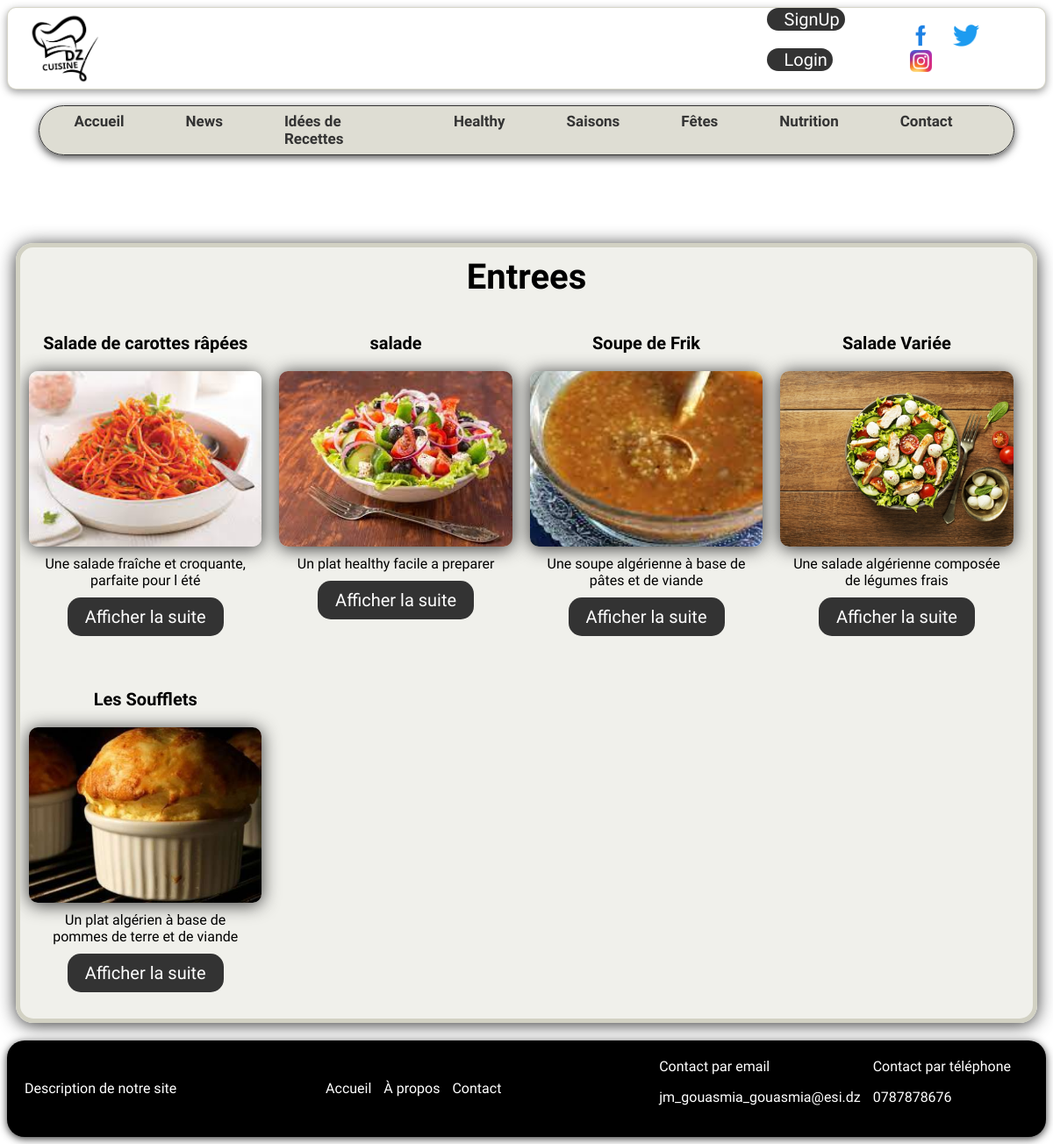
Page /code/User/index.php?page=catego&categorie=entree on the committed database.
### tables this page shows
CREATE TABLE IF NOT EXISTS `image` (
  `PathI` varchar(50) NOT NULL,
  `IdRecette` int(11) NOT NULL,
  PRIMARY KEY (`PathI`),
  KEY `IdRecette` (`IdRecette`)
);

CREATE TABLE IF NOT EXISTS `recette` (
  `IdRecette` int(11) NOT NULL AUTO_INCREMENT,
  `Titre` varchar(50) DEFAULT NULL,
  `catego` varchar(50) DEFAULT NULL,
  `Descript` text,
  `Healthy` varchar(50) DEFAULT NULL,
  `CaloriesRecette` double DEFAULT NULL,
  `Difficulte` varchar(50) DEFAULT NULL,
  `TempsCuisson` varchar(50) DEFAULT NULL,
  `TempsRepos` varchar(50) DEFAULT NULL,
  `TempsPreparation` varchar(50) DEFAULT NULL,
  `IdUser` int(11) DEFAULT NULL,
  PRIMARY KEY (`IdRecette`),
  KEY `IdUser` (`IdUser`)
);

### code/User/Model/Recette.php (called while the page is built, shortened)
<?php
require_once "Bdd.php";
class Recette{
    public function getRecettebyCategory($catego){
        $this->db = new BddUser();
        $cnx = $this->db->connexion();
        $query="SELECT * FROM recette recette JOIN image ON recette.IdRecette = image.IdRecette  WHERE catego='$catego' ORDER BY recette.IdRecette " ;
        $result=$this->db->requete($cnx,$query);
        return $result;
    }
}
?>

### code/User/Model/Bdd.php (called while the page is built, shortened)
<?php
class BddUser {
   public function requete($db, $r) {
      return $db->query($r);
   }
}
?>

### code/User/Controller/Controller.php (called while the page is built, shortened)
<?php
require_once 'E:/App/wamp/www/Code/User/Model/Recette.php';
require_once($_SERVER['DOCUMENT_ROOT'].'./code/User/View/Login.php');
require_once($_SERVER['DOCUMENT_ROOT'].'./code/User/View/ParCategorie.php');
    class UserController{
public function getRecettebyCategory($catego){
    $model=new Recette();
    $result=$model->getRecettebyCategory($catego);
    return $result;
}
    }

### code/User/View/ParCategorie.php (the view, shortened to what this page needs)
<?php
require_once($_SERVER['DOCUMENT_ROOT'] . './code/User/Controller/Controller.php');
require_once($_SERVER['DOCUMENT_ROOT'] . './code/User/View/PartieFixe.php');
class ParCategorie
{
    public function header()
    {
?>
<head>
        <link rel="stylesheet"  href="ParCategorie.css">
      </head>
    <?php
    }
    public function Recette($catego,$titre)
    {$controller = new UserController();
    $res = $controller->getRecettebyCategory($catego);?>
    <div class="category"  >
    <h2><?php echo $titre?></h2>
    <div class="recipe-slider">
    <?php
     $i = 0;
      foreach ($res as $row) {
         ?>
    <div class="recipe-frame">
      <h3><?php echo $row['Titre'] ?></h3>
      <img src="<?php echo $row['PathI']?>" alt="<?php echo $row['PathI']?> ">
      <p><?php echo $row['Descript'] ?> </p>
      <button ><a href="index.php?page=recette&id=<?php echo $row['IdRecette']; ?>">Afficher la suite </a></button>
    </div>
    <?php $i++; } ?>
  </div>
  </div>
  <?php }
    public function display($catego,$titre)
    {
        $this->header();
        $this->Recette($catego,$titre);
    }
}
?>

### code/User/ParCategorie.css (style rules this page uses)
.category { text-align: center; margin-top: 100px; display: flex; flex-direction: column; border: 5px solid rgb(210, 209, 195); background-color: rgba(210, 209, 195, 0.338); border-radius: 20px; margin-left: 10px; margin-right: 10px; box-shadow: 0 2px 20px #333; }
.category h2 { text-align: center; margin: 10px 0; font-family: 'Handlee', sans-serif; font-size: 40px; font-weight: 300px; }
.category h3 { font-weight: 200px; text-align: center; font-family: 'Handlee', sans-serif; font-size: 20px; }
.recipe-frame a { display: block; text-align: right; color: white; text-decoration: none; font-family: 'Handlee', sans-serif; }
.recipe-slider { display: flex; flex-wrap: wrap; overflow-x: scroll; scroll-snap-type: x mandatory; text-align: center; }
.recipe-frame { flex: 0 0 23%; scroll-snap-align: start; margin: 10px; width: 25%; text-align: center; }
.recipe-frame img { width: 100%; height: 200px; object-fit: cover; border-radius: 10px; box-shadow: 0 2px 20px #333; }
.recipe-frame p { margin: 10px; font-family: 'Handlee', sans-serif; }
.recipe-frame a { display: block; text-align: right; }
.recipe-frame button { background-color: #333; color: #fff; border: none; padding: 10px 20px; cursor: pointer; display: inline-block; font-family: 'Handlee', sans-serif; font-size: 20px; font-weight: 350px; margin-bottom: 20px; border-radius: 15px; }

### code/User/PartieFixe.css (style rules this page uses)
.category { text-align: center; margin-top: 100px; flex-direction: column; border: 5px solid rgb(210, 209, 195); background-color: rgba(210, 209, 195, 0.338); border-radius: 20px; margin-left: 10px; margin-right: 10px; box-shadow: 0 2px 20px #333; font-family: 'Handlee', sans-serif; }
.category h2 { text-align: center; margin: 10px 0; font-family: 'Handlee', sans-serif; font-size: 40px; font-weight: 300px; }
.category h3 { font-weight: 200px; text-align: center; font-family: 'Handlee', sans-serif; font-size: 20px; }
.category a { color: white; text-decoration: none; font-family: 'Handlee', sans-serif; }
.category button { background-color: #333; color: #fff; border: none; padding: 10px 20px; cursor: pointer; display: inline-block; font-family: 'Handlee', sans-serif; font-size: 20px; font-weight: 350px; margin-bottom: 20px; border-radius: 15px; }

### rows in the picture
image: IdRecette.Titre "Salade de carottes râpées", PathI (picture), IdRecette.Descript "Une salade fraîche et croquante, parfaite pour l été"
image: IdRecette.Titre "salade", PathI (picture), IdRecette.Descript "Un plat healthy facile a preparer"
image: IdRecette.Titre "Soupe de Frik", PathI (picture), IdRecette.Descript "Une soupe algérienne à base de pâtes et de viande"
image: IdRecette.Titre "Salade Variée", PathI (picture), IdRecette.Descript "Une salade algérienne composée de légumes frais"
image: IdRecette.Titre "Les Soufflets", PathI (picture), IdRecette.Descript "Un plat algérien à base de pommes de terre et de viande"

### other values in the picture
$titre "Entrees"
